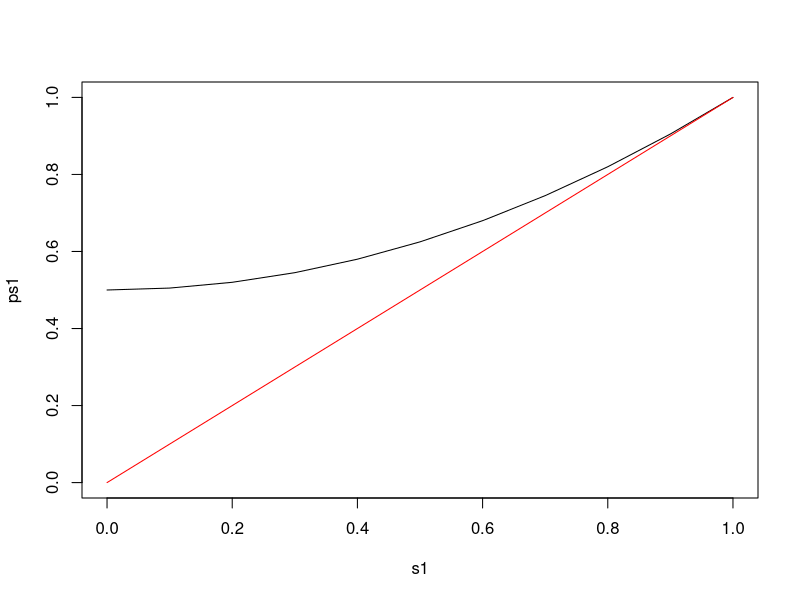
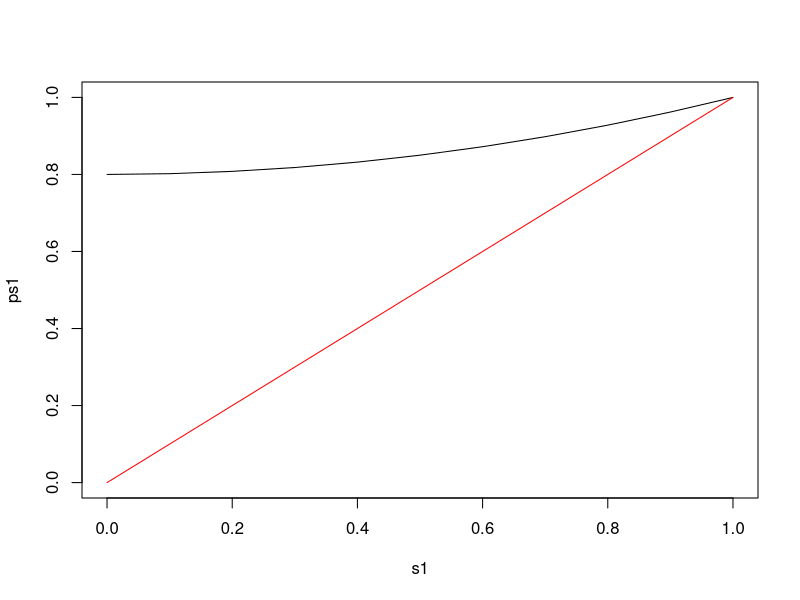
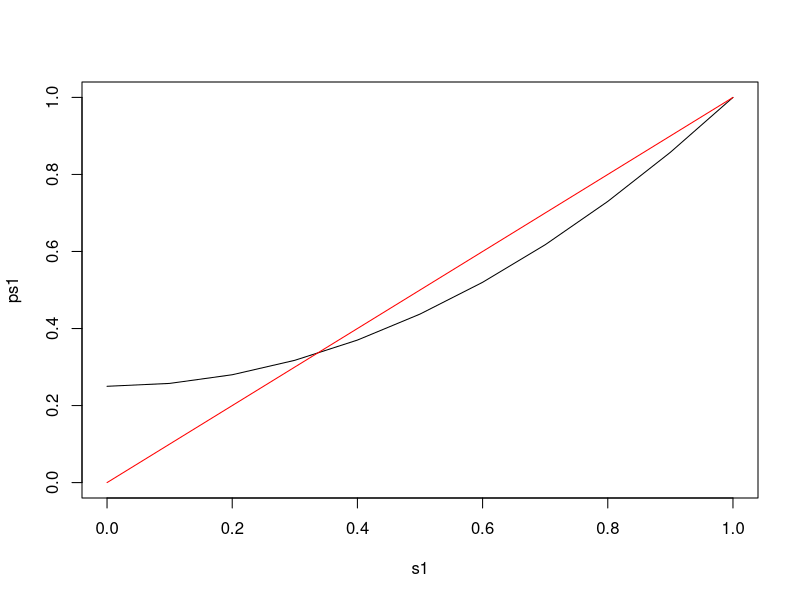
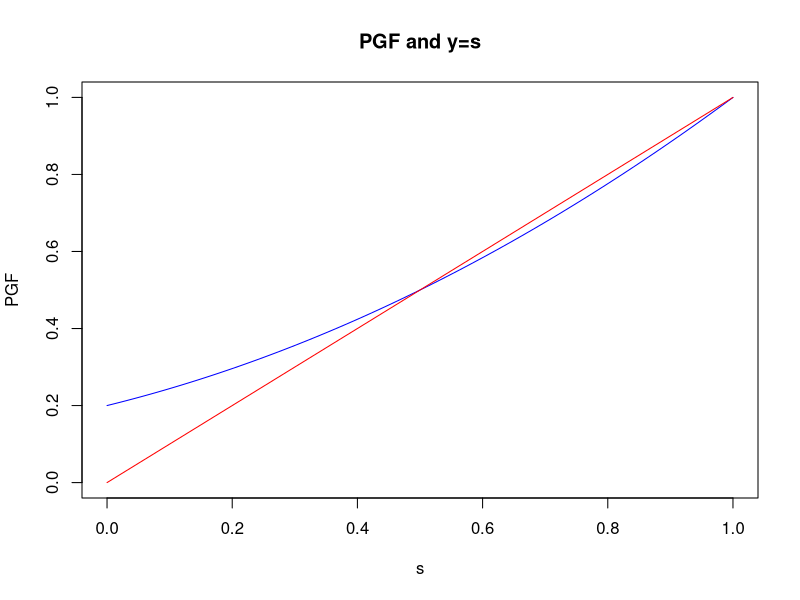
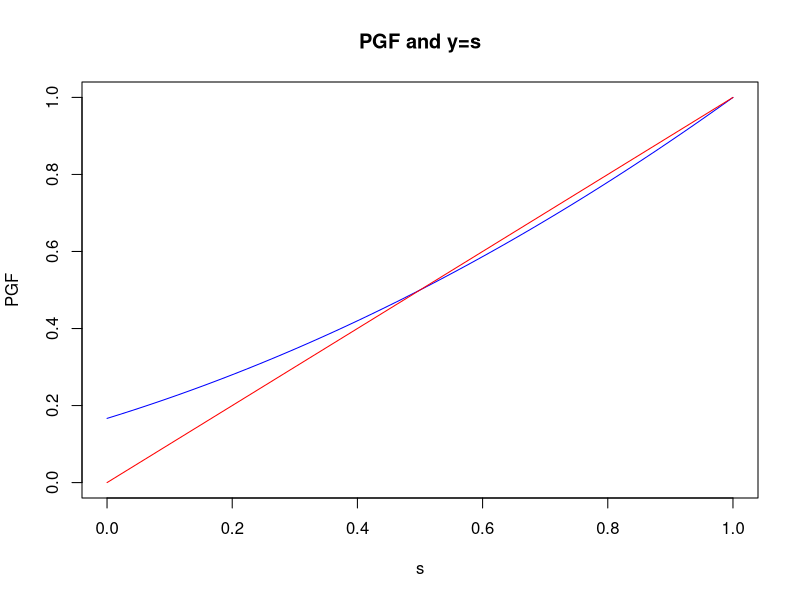

Reproduce these figures in R, in order.
## ---- chunk 1
knitr::opts_chunk$set(echo = TRUE)
## ---- chunk 2
# Q1) A population begins with a single individual. In each generation, each individual in the population dies with probability p0 = ½ or doubles with probability p2 = ½. Let 𝑋𝑛 denote the number of individuals in the population in the 𝑛𝑡ℎ generation. Determine the probability that the population is extinct by the n𝑡ℎ generation for 𝑛 = 1,2,3,4,5. Find the probability of ultimate extinction by (i) iterative procedure (ii) solving s = P(s).                        Verify graphically.                                                                             Compare the results when (a) p0 = 0.8, (ii) p0= 0.25.

# code
p0=0.5
p2=0.5
u=c()
u[1]=p0
for (i in 1:4){
  u[i+1]=p0*u[i]^0 + p2*u[i]^2
}
print(round(u,4))
# There is 78 % chances that the population will die out in 5th generation

# i)
# a)
p0=0.8
p2=1-p0
u=c()
u[1]=p0
i=1
while (i>=1) {
  u[i+1]=p0*u[i]^0 + p2*u[i]^2
  if (abs(u[i+1]-u[i])<0.0001){
    cat("converges to",u[i+1])
    break
  }
  i=i+1
}
print(round(u,5))

# b)
p0=0.25
p2=1-p0
u=c()
u[1]=p0
i=1
while (i>=1) {
  u[i+1]=p0*u[i]^0 + p2*u[i]^2
  if (abs(u[i+1]-u[i])<0.0001){
    cat("converges to",u[i+1])
    break
  }
  i=i+1
}
print(round(u,5))
# another way
p0=0.25
p2=1-p0
u=c()
compar=10^-6
diff=1
i=0
uold=p0
while(diff>compar){
  unew=p0+p2*uold^2
  diff=abs(unew-uold)
  u=rbind(u,c(i,uold))
  uold=unew
  i=i+1
}
print(u)

# ii)
# polyroot()
# a)
roots<-polyroot(c(0.8,-1,0.2))
print(paste("the solution of s for which ultimate extinction is attained",round(Re(roots[1]),4)))
roots
# b)
roots<-polyroot(c(0.25,-1,0.75))
print(paste("the solution of s for which ultimate extinction is attained",round(Re(roots[1]),4)))
roots
# p0 =0.5
pgf<-function(s){
  p0+p2*s^2
}
p0=0.5
p2=1-p0
s1=c()
ps1=c()
for(s in seq(0,1,0.1)){
  ps=pgf(s)
  s1=cbind(s1,s)
  ps1=cbind(ps1,ps)
}
plot(s1,ps1,type='l',ylim=c(0,1))
lines(s1,s1,col="red")

# p0 =0.8
pgf<-function(s){
  p0+p2*s^2
}
p0=0.8
p2=1-p0
s1=c()
ps1=c()
for(s in seq(0,1,0.1)){
  ps=pgf(s)
  s1=cbind(s1,s)
  ps1=cbind(ps1,ps)
}
plot(s1,ps1,type='l',ylim=c(0,1))
lines(s1,s1,col="red")

# p0 =0.25
pgf<-function(s){
  p0+p2*s^2
}
p0=0.25
p2=1-p0
s1=c()
ps1=c()
for(s in seq(0,1,0.1)){
  ps=pgf(s)
  s1=cbind(s1,s)
  ps1=cbind(ps1,ps)
}
plot(s1,ps1,type='l',ylim=c(0,1))
lines(s1,s1,col="red")

## ---- chunk 3
# Q2) A branching process has offspring distribution a = (1/5, 2/5, 2/5) where a discrete r.v. X takes values {0,1,2}.                                                                               Find the following –                                                                             i. Mean of offspring distribution.                                                               ii. P(s), probability generating function of offspring distribution.                            iii. The probability of ultimate extinction. Verify graphically.

# code:
prob=c(1/5,2/5,2/5)
values=c(0,1,2)
# i)
mean_offspring=sum(prob*values)
mean_offspring
# ii)
PGF<-function(s){
  p0<-1/5
  p1<-2/5
  p2<-2/5
  P_S<-p0+(p1*s)+(p2*s^2)
  return(P_S)
}
PGF(values)
# iii)
# The equation is 2*s^2-3*s+1=0
a<-2
b<--3
c<-1
roots<-c((-b+sqrt(b^2-4*a*c))/(2*a),(-b-sqrt(b^2-4*a*c))/(2*a))
roots
# Extinction Probability=0.5

s<-seq(0,1,by=0.01)
x<-PGF(seq(0,1,by=0.01))
x

plot(s,x,type="l",col="blue",ylim=c(0,1),
     xlab="s",ylab="PGF",main="PGF and y=s")
lines(s,s,col="red")


## ---- chunk 4
# Q3) A branching process has offspring distribution a = (1/6, 1/2, 1/3) where a discrete r.v. X takes values {0,1,2}.                                                                          Find the following –                                                                            i. Mean of offspring distribution.                                                              ii. G(s), probability generating function of offspring distribution.                          iii. The probability of ultimate extinction. Verify graphically

# code:
# Q3)
a1<-c(1/6,1/2,1/3)
x1<-c(0,1,2)
# i)
mean_offspring1=sum(a1*x1)
mean_offspring1
# ii)
PGF1<-function(s){
  p0<-1/6
  p1<-1/2
  p2<-1/3
  G_S<-p0+(p1*s)+(p2*s^2)
  return(G_S)
}
PGF1(x1)
# iii)
# The equation is 2*s^2-3*s+1=0
a<-2
b<--3
c<-1
roots<-c((-b+sqrt(b^2-4*a*c))/(2*a),(-b-sqrt(b^2-4*a*c))/(2*a))
roots
# Extinction Probability=0.5

s<-seq(0,1,by=0.01)
x<-PGF1(seq(0,1,by=0.01))
x

plot(s,x,type="l",col="blue",ylim=c(0,1),
     xlab="s",ylab="PGF",main="PGF and y=s")
lines(s,s,col="red")

## ---- chunk 5
# Q4) Assume the offspring distribution is uniform on {0, 1, 2, …, k}. Find the probability of ultimate extinction when k = 4, 8.

#code:
roots<-polyroot(c(-1,4+1,-(4+1),0,1))
paste("The probability of ultimate extinction is ",round(Re(roots[1]),4))
roots<-polyroot(c(-1,8+1,-(8+1),0,1))
paste("The probability of ultimate extinction is ",round(Re(roots[1]),4))
root_fn=function(N){
  a=-1
  b=N+1
  c=-(N+1)
  n_zeros=N-3
  d=1
  vector<-c(a,b,c,rep(0,N-3),d)
  return(Re(polyroot(vector)))
}
root_fn(4)
root_fn(8)
## ---- chunk 6
# Q5) Find probability of ultimate extinction whose offspring distribution is Poisson with parameter lambda = 0.75, 0.3  .

# code:
library(nleqslv)
#Offspring ditribution is poisson wih parameter lambda= 0.75,0.3
# a) lambda = 0.75
mu=0.75
pgf<-function(s){
  exp(0.75*(s-1))
}

s1=c(); ps=c(); ## defining null vectors that will be further used
for (s in seq(0,1,0.1)){
  p.1=pgf(s) ## using pgf function defined above
  s1=rbind(s1,s)
  ps=rbind(ps,p.1)
}
#extinction probability
ep=function(s){log(s)+0.8*(1-s)}
nleqslv(0.001,fn=ep,method = "Newton") $x

# b) lambda = 0.3
mu=0.3
pgf<-function(s){
  exp(0.3*(s-1))
}
s1=c(); ps=c(); 
for (s in seq(0,1,0.1)){
  p.1=pgf(s) ## using pgf function defined above
  s1=rbind(s1,s)
  ps=rbind(ps,p.1)
}

#extinction probability
epb=function(s){log(s)+0.3*(1-s)}
nleqslv(0.001,fn=epb,method = "Newton") $x


## ---- chunk 7
# Q6) Find probability of ultimate extinction whose offspring distribution is geometric with parameter p = 0.9, 0.4     .

# code:
library(nleqslv)
#Offspring ditribution is geometric wih parameter p= 0.9,0.4
# a) p = 0.9
p=0.9
pgf <- function(s, p) {
  p * s / (1 - (1-p) * s)
}

s1=c(); ps=c(); ## defining null vectors that will be further used
for (s in seq(0,1,0.1)){
  p.1=pgf(s,p) ## using pgf function defined above
  s1=rbind(s1,s)
  ps=rbind(ps,p.1)
}
#extinction probability
ep1=function(s){log(s) + log(p) - log(1 - (1-p) * s)}
nleqslv(0.001,fn=ep1,method = "Newton") $x

# b) p = 0.4
p=0.4
pgf <- function(s, p) {
  p * s / (1 - (1-p) * s)
}

s1=c(); ps=c(); ## defining null vectors that will be further used
for (s in seq(0,1,0.1)){
  p.1=pgf(s,p) ## using pgf function defined above
  s1=rbind(s1,s)
  ps=rbind(ps,p.1)
}
#extinction probability
epq1=function(s){log(s) + log(p) - log(1 - (1-p) * s)}
nleqslv(0.001,fn=epq1,method="Newton")$x
